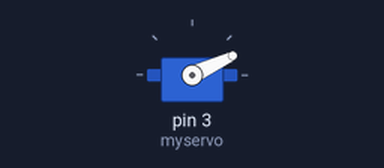
Bench run of a sketch on a simulated Arduino Uno, built with avr-gcc and run on an emulated ATmega328P. On the bench: servo.

Above: at 0.05 s.
At 1.8 s:
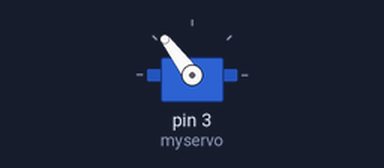
At 3.6 s:
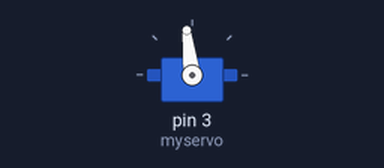
At 7.2 s:
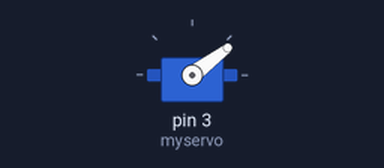
Timing chart, 0 to 10.9 s (numbered marks = the images above):
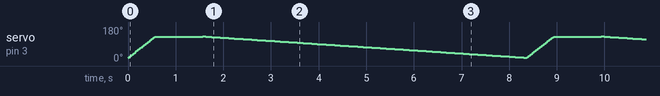

The sketch:

SERVO_MOTOR.ino
```cpp
#include <Servo.h>

Servo myservo;

int pos = 0;

void setup() {
  myservo.attach(3);
}

void loop() {
  for (pos = 18; pos <= 130; pos += 1) {
    if(pos==130){delay(1000);}
    myservo.write(pos);
    delay(5);
  }
  for (pos = 130; pos >= 18; pos -= 1) {
    myservo.write(pos);
    delay(60);
  }
}
```
